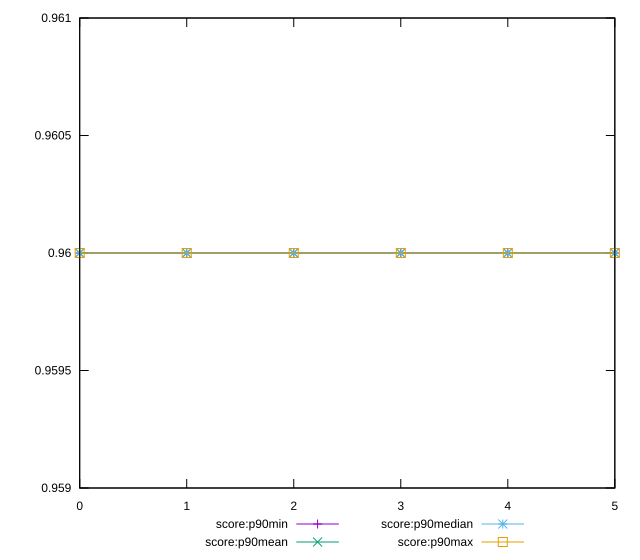

The script that saved this image:
reset

$scoreP90Min <<EOF
0 0.96
1 0.96
2 0.96
3 0.96
4 0.96
5 0.96
EOF

$scoreP90Mean <<EOF
0 0.9599999999999989
1 0.9599999999999989
2 0.9599999999999989
3 0.9599999999999989
4 0.9599999999999989
5 0.9599999999999989
EOF

$scoreP90Median <<EOF
0 0.96
1 0.96
2 0.96
3 0.96
4 0.96
5 0.96
EOF

$scoreP90Max <<EOF
0 0.96
1 0.96
2 0.96
3 0.96
4 0.96
5 0.96
EOF

set key outside below
set xrange [0:5]
set yrange [0.9589999999999989:0.961]
set trange [0.9589999999999989:0.961]
set terminal svg size 640, 560 enhanced background rgb 'white'
set output "reprap/total-byte-weight/progression/score.svg"

plot $scoreP90Min title "score:p90min" with linespoints, \
     $scoreP90Mean title "score:p90mean" with linespoints, \
     $scoreP90Median title "score:p90median" with linespoints, \
     $scoreP90Max title "score:p90max" with linespoints

reset
